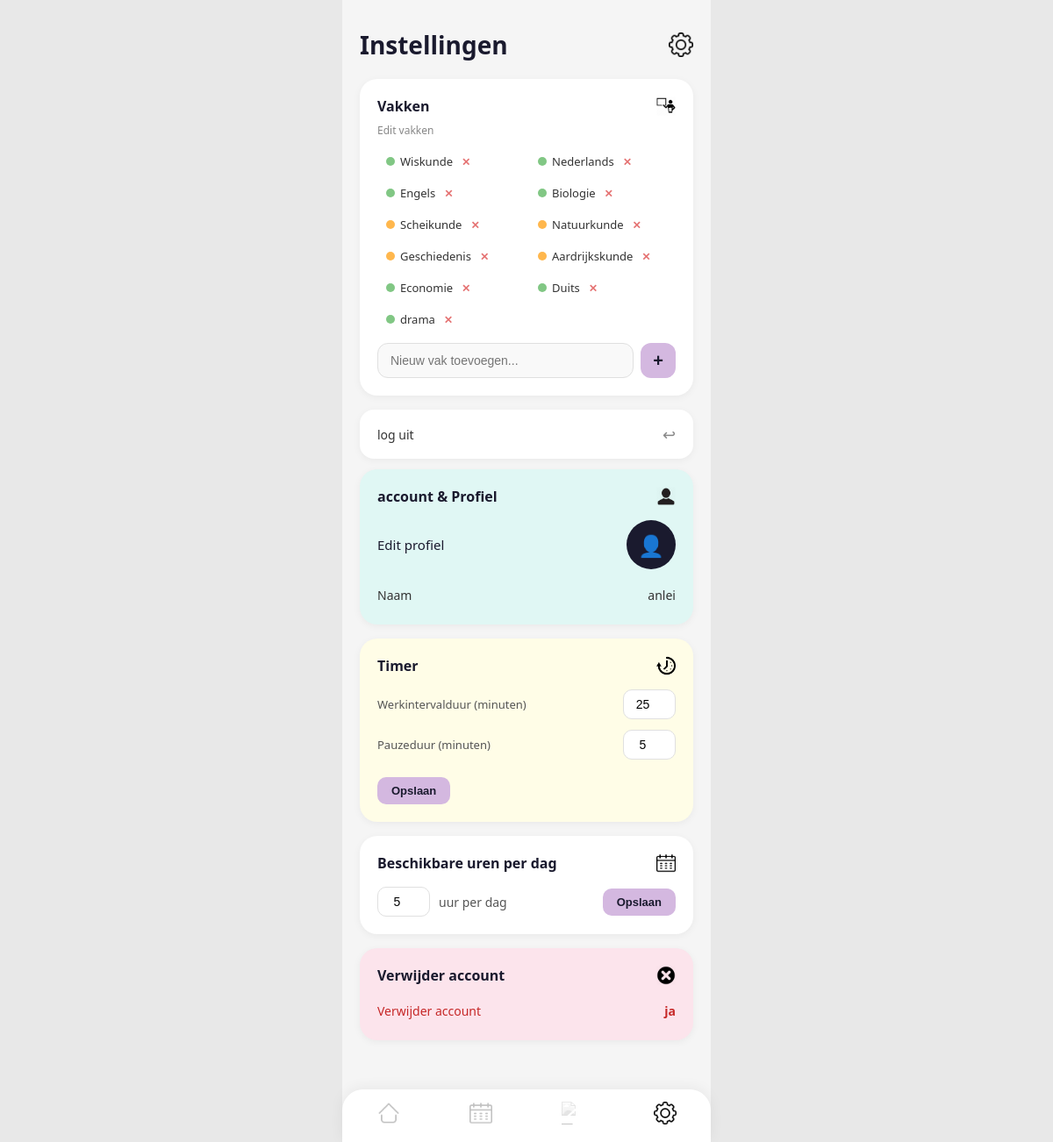
/instellingen (signed in), run on the app's committed database.
### tables this page shows
CREATE TABLE vakken (
            id INTEGER PRIMARY KEY AUTOINCREMENT,
            user_id INTEGER NOT NULL,
            naam TEXT NOT NULL,
            FOREIGN KEY (user_id) REFERENCES users(id)
        );

CREATE TABLE users (
            id INTEGER PRIMARY KEY AUTOINCREMENT,
            username TEXT NOT NULL UNIQUE,
            password TEXT NOT NULL,
            email TEXT,
            telefoonnummer TEXT,
            foto TEXT
        , is_admin INTEGER DEFAULT 0);

CREATE TABLE instellingen (
            id INTEGER PRIMARY KEY AUTOINCREMENT,
            user_id INTEGER NOT NULL UNIQUE,
            uren_per_dag INTEGER DEFAULT 4, werk_tijd INTEGER DEFAULT 25, pauze_tijd INTEGER DEFAULT 5,
            FOREIGN KEY (user_id) REFERENCES users(id)
        );

### app.py (the view, shortened to what this page needs)
@app.route("/instellingen", methods=["GET", "POST"])
def instellingen():
    if not ingelogd():
        return redirect(url_for("login"))
    db = get_db()
    vakken = db.execute(
        "SELECT * FROM vakken WHERE user_id = ?",
        (session["user_id"],)
    ).fetchall()
    instelling = db.execute(
        "SELECT * FROM instellingen WHERE user_id = ?",
        (session["user_id"],)
    ).fetchone()
    user = db.execute(
        "SELECT * FROM users WHERE id = ?",
        (session["user_id"],)
    ).fetchone()
    return render_template("settings.html", vakken=vakken, instellingen=instelling, user=user)

### app.py (called while the page is built)
def ingelogd():
    return "user_id" in session

@app.context_processor
def inject_timer_settings():
    try:
        if 'user_id' in session:
            db = get_db()
            inst = db.execute("SELECT werk_tijd, pauze_tijd FROM instellingen WHERE user_id = ?", (session['user_id'],)).fetchone()
            werk = inst['werk_tijd'] if inst and inst['werk_tijd'] is not None else 25
            pauze = inst['pauze_tijd'] if inst and inst['pauze_tijd'] is not None else 5
            return dict(TIMER_WERK_MIN=werk, TIMER_PAUZE_MIN=pauze)
    except Exception:
        pass
    return dict(TIMER_WERK_MIN=25, TIMER_PAUZE_MIN=5)

### database.py (called while the page is built)
def get_db():
    conn = sqlite3.connect("studybuddy.db")
    conn.row_factory = sqlite3.Row
    return conn

### templates/settings.html (shortened to what this page needs)
{% extends "base.html" %}
{% block content %}
<div class="page">
  <div class="page-header">
    <h1>Instellingen</h1>
    <img src="{{ url_for('static', filename='media/settings.png') }}" alt="Instellingen">
  </div>
  <div class="instellingen-sectie">
    <div class="sectie-header-row">
      <h2>Vakken</h2>
      <img src="{{ url_for('static', filename='media/classes.png') }}" alt="Instellingen">
    </div>
    <p class="sectie-subtitel">Edit vakken</p>
    {% if vakken %}
    <div class="vakken-grid">
      {% set kleuren = ['groen', 'groen', 'groen', 'groen', 'oranje', 'oranje', 'oranje', 'oranje'] %}
      {% for vak in vakken %}
      <div class="vak-chip">
        <span class="vak-dot {{ kleuren[loop.index0 % 8] }}"></span>
        <span>{{ vak['naam'] }}</span>
        <a href="{{ url_for('vak_verwijderen', vak_id=vak['id']) }}" class="vak-delete"
          onclick="return confirm('Vak verwijderen?')">✕</a>
      </div>
      {% endfor %}
    </div>
    {% endif %}
    <form method="POST" class="vak-form">
      <input type="text" name="vak_naam" placeholder="Nieuw vak toevoegen..." required>
      <button type="submit">+</button>
    </form>
  </div>
  <div class="instellingen-rij-kaart">
    <a href="{{ url_for('logout') }}" class="instellingen-rij">
      <span>log uit</span>
      <span class="rij-icon">↩</span>
    </a>
  </div>
  <div class="instellingen-sectie profiel-sectie">
    <div class="sectie-header-row">
      <h2>account & Profiel</h2>
      <img src="{{ url_for('static', filename='media/account.png') }}" alt="Instellingen">
    </div>
    <a href="{{ url_for('profiel') }}" class="profiel-edit-rij">
      <span class="profiel-edit-tekst">Edit profiel</span>
      {% if user and user['foto'] %}
      <img src="{{ url_for('static', filename='uploads/' + user['foto']) }}" class="avatar-foto-klein"
        alt="Profielfoto">
      {% else %}
      <div class="profiel-avatar-groot">👤</div>
      {% endif %}
    </a>
    <div class="profiel-info-rijen">
      <div class="profiel-info-rij">
        <span class="profiel-label">Naam</span>
        <span class="profiel-waarde">{{ session['username'] }}</span>
      </div>
    </div>
  </div>
  <div class="instellingen-sectie timer-sectie">
    <div class="sectie-header-row">
      <h2>Timer</h2>
      <img src="{{ url_for('static', filename='media/timer.png') }}" alt="Instellingen">
    </div>
    <form method="POST" class="timer-instellingen">
      <div class="timer-rij">
        <span>Werkintervalduur (minuten)</span>
        <input type="number" id="werkTijdInput" name="werk_tijd" min="1" max="60" value="{{ instellingen['werk_tijd'] if instellingen and instellingen['werk_tijd'] else 25 }}" onchange="updateTimer('werk', this.value)">
      </div>
      <div class="timer-rij">
        <span>Pauzeduur (minuten)</span>
        <input type="number" id="pauzeInput" name="pauze_tijd" min="1" max="30" value="{{ instellingen['pauze_tijd'] if instellingen and instellingen['pauze_tijd'] else 5 }}" onchange="updateTimer('pauze', this.value)">
      </div>
      <div style="margin-top:8px">
        <button type="submit" class="btn-opslaan">Opslaan</button>
      </div>
    </form>
  </div>
  <div class="instellingen-sectie">
    <div class="sectie-header-row">
      <h2>Beschikbare uren per dag</h2>
      <img src="{{ url_for('static', filename='media/calendar.png') }}" alt="Instellingen">
    </div>
    <form method="POST">
      <div class="uren-row">
        <input type="number" name="uren_per_dag" min="1" max="12"
          value="{{ instellingen['uren_per_dag'] if instellingen else 4 }}">
        <span>uur per dag</span>
        <button type="submit" class="btn-opslaan">Opslaan</button>
      </div>
    </form>
  </div>
  <div class="instellingen-sectie verwijder-sectie">
    <div class="sectie-header-row">
      <h2>Verwijder account</h2>
      <img src="{{ url_for('static', filename='media/delete.png') }}" alt="Instellingen">
    </div>
    <a href="#" class="verwijder-rij" onclick="return confirm('Weet je zeker dat je je account wilt verwijderen?')">
      <span>Verwijder account</span>
      <span class="verwijder-waarde">ja</span>
    </a>
  </div>
  <nav class="navbar">
    <a href="{{ url_for('dashboard') }}" class="nav-item active">
      <img src="{{ url_for('static', filename='media/home.png') }}" alt="Home">
    </a>
    <a href="{{ url_for('schema') }}" class="nav-item">
      <img src="{{ url_for('static', filename='media/calendar.png') }}" alt="Schema">
    </a>
    <a href="{{ url_for('taken') }}" class="nav-item">
      <img src="{{ url_for('static', filename='media/books.png') }}" alt="Taken">
    </a>
    <a href="{{ url_for('instellingen') }}" class="nav-item">
      <img src="{{ url_for('static', filename='media/settings.png') }}" alt="Instellingen">
    </a>
  </nav>
</div>
{% endblock %}

### data on the page
vakken: naam "Wiskunde"
vakken: naam "Nederlands"
vakken: naam "Engels"
vakken: naam "Biologie"
vakken: naam "Scheikunde"
vakken: naam "Natuurkunde"
vakken: naam "Geschiedenis"
vakken: naam "Aardrijkskunde"
vakken: naam "Economie"
vakken: naam "Duits"
vakken: naam "drama"
users: username "anlei"
instellingen: werk_tijd "25", pauze_tijd "5", uren_per_dag "5"
